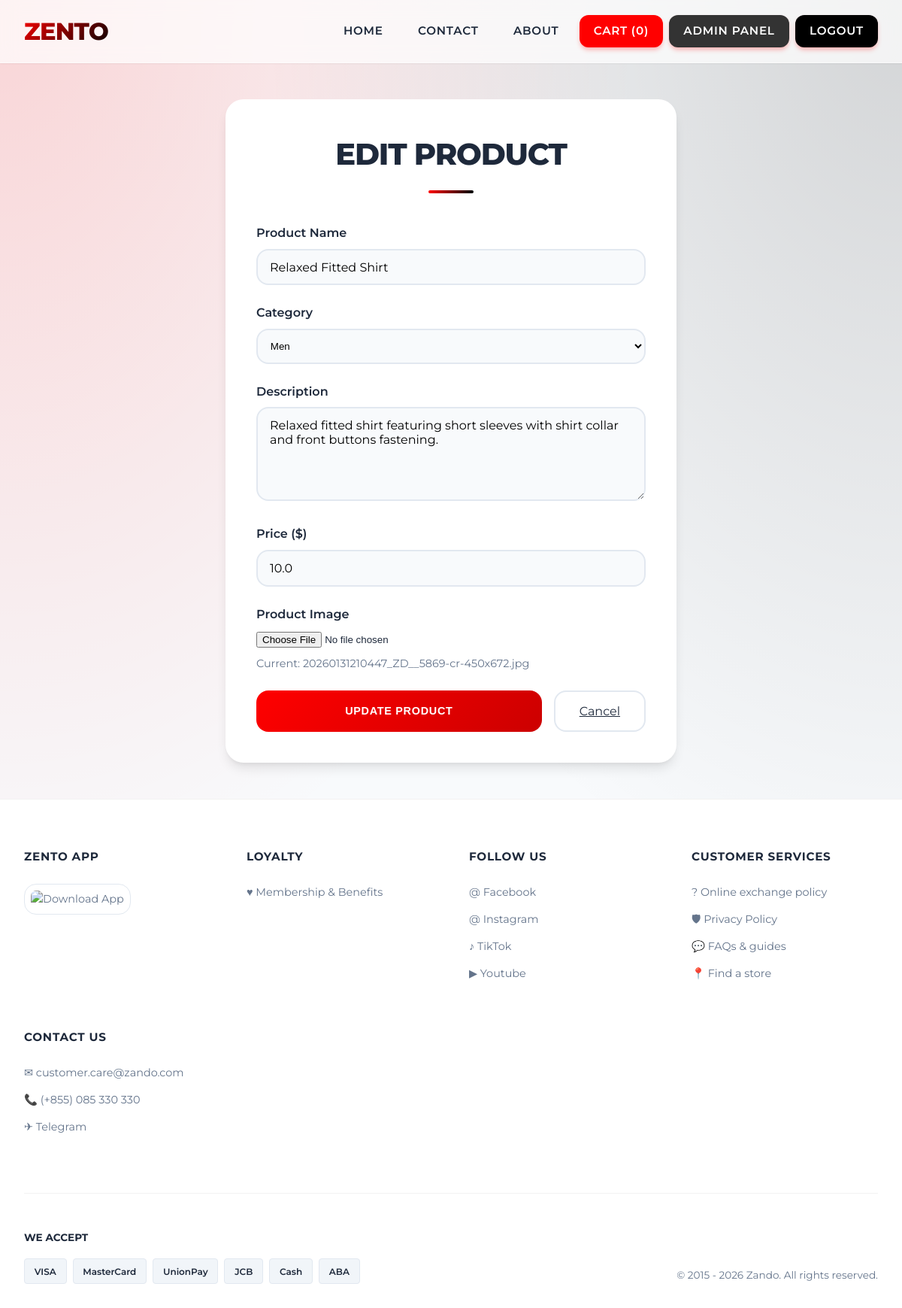
Page /admin/products/edit/1 (signed in) on the committed database.
### models.py (models this page shows, shortened)
class Product(db.Model):
    id = db.Column(db.Integer, primary_key=True)
    name = db.Column(db.String(100), nullable=False)
    description = db.Column(db.Text, nullable=False)
    price = db.Column(db.Float, nullable=False)
    image_file = db.Column(db.String(200), default='default_product.jpg')
    category_id = db.Column(db.Integer, db.ForeignKey('category.id'), nullable=True) # nullable=True for now to avoid breaking existing data if strict
    category = db.relationship('Category', backref=db.backref('products', lazy=True))

class Category(db.Model):
    id = db.Column(db.Integer, primary_key=True)
    name = db.Column(db.String(50), nullable=False, unique=True)

### admin/routes.py (the view, shortened to what this page needs)
@bp.route('/products/edit/<int:id>', methods=['GET', 'POST'])
def edit_product(id):
    product = Product.query.get_or_404(id)
    categories = Category.query.all()
    return render_template('admin/edit_product.html', product=product, categories=categories)

### admin/routes.py (called while the page is built)
@bp.before_request
@login_required
def require_admin():
    if not current_user.is_admin:
        flash('Access denied. Admin privileges required.')
        return redirect(url_for('main.home'))

### models.py (called while the page is built)
@login_manager.user_loader
def load_user(user_id):
    return User.query.get(int(user_id))

### templates/admin/edit_product.html (shortened to what this page needs)
{% extends "master.html" %}
{% block content %}
<div class="form-container">
    <h2>Edit Product</h2>
    <form action="{{ url_for('admin.edit_product', id=product.id) }}" method="POST" enctype="multipart/form-data">
        <div class="form-group">
            <label for="name">Product Name</label>
            <input type="text" id="name" name="name" value="{{ product.name }}" required>
        </div>
        <div class="form-group">
            <label for="category_id">Category</label>
            <select id="category_id" name="category_id"
                style="width: 100%; padding: 0.8rem; border: 2px solid #e2e8f0; border-radius: var(--radius-lg); background: #f8fafc;"
                required>
                {% for category in categories %}
                <option value="{{ category.id }}" {% if product.category_id==category.id %}selected{% endif %}>{{
                    category.name }}</option>
                {% endfor %}
            </select>
        </div>
        <div class="form-group">
            <label for="description">Description</label>
            <textarea id="description" name="description" rows="5" required>{{ product.description }}</textarea>
        </div>
        <div class="form-group">
            <label for="price">Price ($)</label>
            <input type="text" id="price" name="price" value="{{ product.price }}" required>
        </div>
        <div class="form-group">
            <label for="image">Product Image</label>
            <input type="file" id="image" name="image" accept="image/*">
            <p style="font-size: 0.9rem; color: var(--text-light); margin-top: 0.5rem;">Current: {{ product.image_file
                }}</p>
        </div>
        <div style="display: flex; gap: 1rem;">
            <button type="submit" class="btn-primary">Update Product</button>
            <a href="{{ url_for('admin.products') }}" class="btn-secondary"
                style="width: auto; text-align: center;">Cancel</a>
        </div>
    </form>
</div>
{% endblock %}

### static/style.css (style rules this page uses)
:root { --primary: #ff0000; --primary-dark: #cc0000; --secondary: #000000; --accent: #333333; --background: #f8fafc; --surface: #ffffff; --text-main: #1e293b; --text-light: #64748b; --success: #10b981; --error: #ef4444; --glass: rgba(255, 255, 255, 0.7); --glass-border: rgba(255, 255, 255, 0.5); --shadow-sm: 0 1px 2px 0 rgba(0, 0, 0, 0.05); --shadow-md: 0 4px 6px -1px rgba(0, 0, 0, 0.1), 0 2px 4px -1px rgba(0, 0, 0, 0.06); --shadow-lg: 0 10px 15px -3px rgba(0, 0, 0, 0.1), 0 4px 6px -2px rgba(0, 0, 0, 0.05); --radius-lg: 1rem; --radius-xl: 1.5rem; }
* { margin: 0; padding: 0; box-sizing: border-box; }
body { font-family: 'Montserrat', sans-serif; line-height: 1.6; color: var(--text-main); background-color: var(--background); background-image: radial-gradient(at 0% 0%, rgba(255, 0, 0, 0.15) 0px, transparent 50%), radial-gradient(at 100% 0%, rgba(0, 0, 0, 0.15) 0px, transparent 50%); background-attachment: fixed; min-height: 100vh; display: flex; flex-direction: column; }
h2 { font-size: 2.5rem; font-weight: 800; text-transform: uppercase; margin-bottom: 2.5rem; text-align: center; color: var(--text-main); letter-spacing: -0.03em; position: relative; display: inline-block; width: 100%; }
h2::after { content: ''; display: block; width: 60px; height: 4px; background: linear-gradient(90deg, var(--primary), var(--secondary)); margin: 1rem auto 0; border-radius: 2px; }
.form-container { max-width: 600px; margin: 0 auto; background: var(--surface); padding: 2.5rem; border-radius: var(--radius-xl); box-shadow: var(--shadow-lg); border: 1px solid rgba(255, 255, 255, 0.5); }
.form-group { margin-bottom: 1.5rem; }
label { display: block; margin-bottom: 0.5rem; font-weight: 600; color: var(--text-main); }
input[type="text"], input[type="email"], textarea { width: 100%; padding: 0.8rem 1rem; border: 2px solid #e2e8f0; border-radius: var(--radius-lg); font-family: inherit; font-size: 1rem; transition: all 0.3s ease; background: #f8fafc; }
.btn-primary { display: inline-block; background: linear-gradient(135deg, var(--primary) 0%, var(--primary-dark) 100%); color: white; padding: 0.8rem 2rem; border: none; border-radius: var(--radius-lg); border-radius: var(--radius-lg); font-weight: 700; text-transform: uppercase; letter-spacing: 0.05em; font-size: 0.9rem; cursor: pointer; transition: all 0.3s ease; width: 100%; text-align: center; }
.btn-secondary { display: inline-block; background: white; color: var(--text-main); padding: 0.8rem 2rem; border: 2px solid #e2e8f0; border-radius: var(--radius-lg); }

### rows in the picture
Product: name "Relaxed Fitted Shirt", category_id "Men", description "Relaxed fitted shirt featuring short sleeves with shirt collar and front buttons fastening.", price "10.0", image_file "20260131210447_ZD__5869-cr-450x672.jpg"

### other values in the picture
{{ cart_count }} "0"
